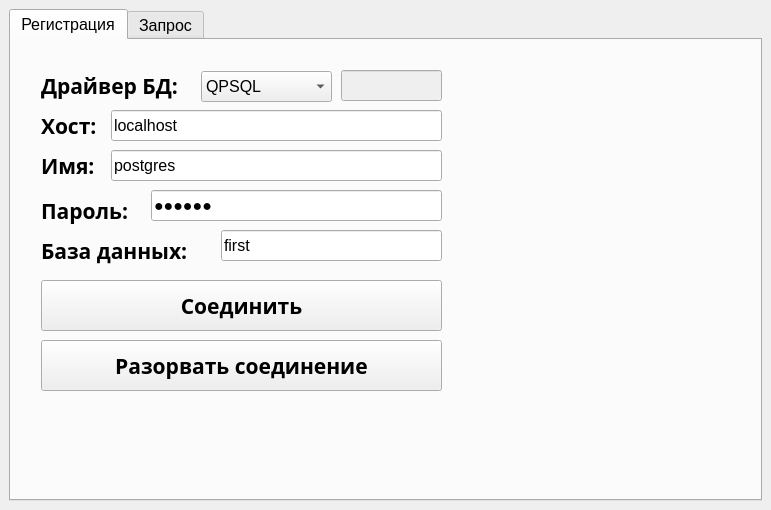
<?xml version="1.0" encoding="UTF-8"?>
<ui version="4.0">
 <class>MainWindow</class>
 <widget class="QMainWindow" name="MainWindow">
  <property name="geometry">
   <rect>
    <x>0</x>
    <y>0</y>
    <width>771</width>
    <height>510</height>
   </rect>
  </property>
  <property name="sizePolicy">
   <sizepolicy hsizetype="Preferred" vsizetype="Preferred">
    <horstretch>0</horstretch>
    <verstretch>0</verstretch>
   </sizepolicy>
  </property>
  <property name="minimumSize">
   <size>
    <width>771</width>
    <height>510</height>
   </size>
  </property>
  <property name="maximumSize">
   <size>
    <width>771</width>
    <height>600</height>
   </size>
  </property>
  <property name="contextMenuPolicy">
   <enum>Qt::NoContextMenu</enum>
  </property>
  <property name="windowTitle">
   <string>Almaz SQL Client</string>
  </property>
  <widget class="QWidget" name="centralwidget">
   <layout class="QHBoxLayout" name="horizontalLayout">
    <item>
     <widget class="QTabWidget" name="tabWidget">
      <property name="font">
       <font>
        <pointsize>12</pointsize>
       </font>
      </property>
      <property name="autoFillBackground">
       <bool>false</bool>
      </property>
      <property name="currentIndex">
       <number>0</number>
      </property>
      <widget class="QWidget" name="regist_tab">
       <attribute name="title">
        <string>Регистрация</string>
       </attribute>
       <widget class="QLineEdit" name="host_lbl">
        <property name="geometry">
         <rect>
          <x>100</x>
          <y>70</y>
          <width>331</width>
          <height>31</height>
         </rect>
        </property>
        <property name="font">
         <font>
          <pointsize>12</pointsize>
         </font>
        </property>
        <property name="text">
         <string>localhost</string>
        </property>
       </widget>
       <widget class="QLabel" name="label">
        <property name="geometry">
         <rect>
          <x>30</x>
          <y>70</y>
          <width>71</width>
          <height>31</height>
         </rect>
        </property>
        <property name="font">
         <font>
          <family>Arial Black</family>
          <pointsize>16</pointsize>
          <weight>75</weight>
          <bold>true</bold>
         </font>
        </property>
        <property name="text">
         <string>Хост:</string>
        </property>
       </widget>
       <widget class="QLabel" name="label_2">
        <property name="geometry">
         <rect>
          <x>30</x>
          <y>110</y>
          <width>71</width>
          <height>31</height>
         </rect>
        </property>
        <property name="font">
         <font>
          <family>Arial Black</family>
          <pointsize>16</pointsize>
          <weight>75</weight>
          <bold>true</bold>
         </font>
        </property>
        <property name="text">
         <string>Имя:</string>
        </property>
       </widget>
       <widget class="QLabel" name="label_3">
        <property name="geometry">
         <rect>
          <x>30</x>
          <y>150</y>
          <width>111</width>
          <height>41</height>
         </rect>
        </property>
        <property name="font">
         <font>
          <family>Arial Black</family>
          <pointsize>16</pointsize>
          <weight>75</weight>
          <bold>true</bold>
         </font>
        </property>
        <property name="text">
         <string>Пароль:</string>
        </property>
       </widget>
       <widget class="QLabel" name="label_4">
        <property name="geometry">
         <rect>
          <x>30</x>
          <y>190</y>
          <width>171</width>
          <height>41</height>
         </rect>
        </property>
        <property name="font">
         <font>
          <family>Arial Black</family>
          <pointsize>16</pointsize>
          <weight>75</weight>
          <bold>true</bold>
         </font>
        </property>
        <property name="text">
         <string>База данных:</string>
        </property>
       </widget>
       <widget class="QLineEdit" name="user_lbl">
        <property name="geometry">
         <rect>
          <x>100</x>
          <y>110</y>
          <width>331</width>
          <height>31</height>
         </rect>
        </property>
        <property name="font">
         <font>
          <pointsize>12</pointsize>
         </font>
        </property>
        <property name="text">
         <string>postgres</string>
        </property>
       </widget>
       <widget class="QLineEdit" name="password_lbl">
        <property name="geometry">
         <rect>
          <x>140</x>
          <y>150</y>
          <width>291</width>
          <height>31</height>
         </rect>
        </property>
        <property name="font">
         <font>
          <pointsize>12</pointsize>
         </font>
        </property>
        <property name="text">
         <string>Vfcnth</string>
        </property>
        <property name="echoMode">
         <enum>QLineEdit::Password</enum>
        </property>
       </widget>
       <widget class="QLineEdit" name="database_lbl">
        <property name="geometry">
         <rect>
          <x>210</x>
          <y>190</y>
          <width>221</width>
          <height>31</height>
         </rect>
        </property>
        <property name="font">
         <font>
          <pointsize>12</pointsize>
         </font>
        </property>
        <property name="text">
         <string>first</string>
        </property>
       </widget>
       <widget class="QPushButton" name="connect_but">
        <property name="geometry">
         <rect>
          <x>30</x>
          <y>240</y>
          <width>401</width>
          <height>51</height>
         </rect>
        </property>
        <property name="font">
         <font>
          <family>Arial Black</family>
          <pointsize>16</pointsize>
          <weight>75</weight>
          <bold>true</bold>
         </font>
        </property>
        <property name="text">
         <string>Соединить</string>
        </property>
       </widget>
       <widget class="QPushButton" name="disconnect_but">
        <property name="geometry">
         <rect>
          <x>30</x>
          <y>300</y>
          <width>401</width>
          <height>51</height>
         </rect>
        </property>
        <property name="font">
         <font>
          <family>Arial Black</family>
          <pointsize>16</pointsize>
          <weight>75</weight>
          <bold>true</bold>
         </font>
        </property>
        <property name="text">
         <string>Разорвать соединение</string>
        </property>
       </widget>
       <widget class="QLabel" name="label_5">
        <property name="geometry">
         <rect>
          <x>30</x>
          <y>30</y>
          <width>161</width>
          <height>31</height>
         </rect>
        </property>
        <property name="font">
         <font>
          <family>Arial Black</family>
          <pointsize>16</pointsize>
          <weight>75</weight>
          <bold>true</bold>
         </font>
        </property>
        <property name="text">
         <string>Драйвер БД:</string>
        </property>
       </widget>
       <widget class="QComboBox" name="DB_box">
        <property name="geometry">
         <rect>
          <x>190</x>
          <y>31</y>
          <width>131</width>
          <height>31</height>
         </rect>
        </property>
        <property name="currentIndex">
         <number>4</number>
        </property>
        <item>
         <property name="text">
          <string>QOCI</string>
         </property>
        </item>
        <item>
         <property name="text">
          <string>QODBC</string>
         </property>
        </item>
        <item>
         <property name="text">
          <string>QMYSQL</string>
         </property>
        </item>
        <item>
         <property name="text">
          <string>QTDS</string>
         </property>
        </item>
        <item>
         <property name="text">
          <string>QPSQL</string>
         </property>
        </item>
        <item>
         <property name="text">
          <string>QSQLITE</string>
         </property>
        </item>
        <item>
         <property name="text">
          <string>QIBASE</string>
         </property>
        </item>
        <item>
         <property name="text">
          <string>QDB2</string>
         </property>
        </item>
        <item>
         <property name="text">
          <string>Другой</string>
         </property>
        </item>
       </widget>
       <widget class="QLineEdit" name="DB_lbl">
        <property name="enabled">
         <bool>false</bool>
        </property>
        <property name="geometry">
         <rect>
          <x>330</x>
          <y>30</y>
          <width>101</width>
          <height>31</height>
         </rect>
        </property>
        <property name="text">
         <string/>
        </property>
        <property name="readOnly">
         <bool>false</bool>
        </property>
       </widget>
      </widget>
      <widget class="QWidget" name="query_tab">
       <attribute name="title">
        <string>Запрос</string>
       </attribute>
       <widget class="MyTextEdit" name="query_text">
        <property name="geometry">
         <rect>
          <x>10</x>
          <y>10</y>
          <width>731</width>
          <height>161</height>
         </rect>
        </property>
        <property name="plainText">
         <string/>
        </property>
       </widget>
       <widget class="QPushButton" name="query_but">
        <property name="geometry">
         <rect>
          <x>10</x>
          <y>410</y>
          <width>731</width>
          <height>41</height>
         </rect>
        </property>
        <property name="font">
         <font>
          <family>Arial Black</family>
          <pointsize>16</pointsize>
          <weight>75</weight>
          <bold>true</bold>
         </font>
        </property>
        <property name="text">
         <string>Запросить (Shift+Enter)</string>
        </property>
       </widget>
       <widget class="QTableWidget" name="result_table">
        <property name="geometry">
         <rect>
          <x>10</x>
          <y>180</y>
          <width>731</width>
          <height>221</height>
         </rect>
        </property>
       </widget>
      </widget>
     </widget>
    </item>
   </layout>
  </widget>
 </widget>
 <customwidgets>
  <customwidget>
   <class>MyTextEdit</class>
   <extends>QPlainTextEdit</extends>
   <header>mytextedit.h</header>
   <slots>
    <signal>mySignal()</signal>
   </slots>
  </customwidget>
 </customwidgets>
 <resources/>
 <connections/>
</ui>
